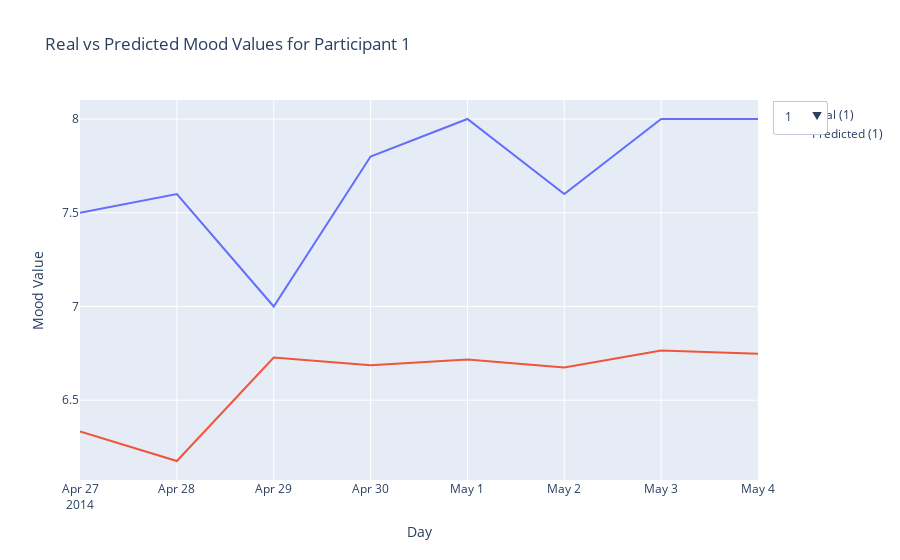

This figure's notebook cell:
### Markdown cell above
### Plot predictions

### Code cell
# Call the function to predict and plot
# predict_and_plot(model, train_loader, train_dataset, target_scaler=scaler_target, show_plot=True, save_html=True, title="train")
predict_and_plot(model, test_loader, test_dataset, target_scaler=scaler_target, show_plot=True, save_html=True, title="test")

### Figure 1 — Plotly figure (JSON) as saved in the notebook; plotly's stock layout.template omitted (floating-point values rounded to 4 significant figures)
{"data": [{"mode": "lines", "name": "Real (1)", "type": "scatter", "visible": true, "x": ["2014-04-27", "2014-04-28", "2014-04-29", "2014-04-30", "2014-05-01", "2014-05-02", "2014-05-03", "2014-05-04"], "y": [7.5, 7.6, 7, 7.8, 8, 7.6, 8, 8]}, {"mode": "lines", "name": "Predicted (1)", "type": "scatter", "visible": true, "x": ["2014-04-27", "2014-04-28", "2014-04-29", "2014-04-30", "2014-05-01", "2014-05-02", "2014-05-03", "2014-05-04"], "y": [6.333, 6.176, 6.728, 6.686, 6.717, 6.675, 6.765, 6.748]}, {"mode": "lines", "name": "Real (2)", "type": "scatter", "visible": false, "x": ["2014-04-17", "2014-04-18", "2014-04-19", "2014-04-20", "2014-04-21", "2014-04-22", "2014-04-23", "2014-04-24", "2014-04-25"], "y": [6.5, 6.5, 5.667, 5, 5.5, 5.667, 5.5, 7, 9]}, {"mode": "lines", "name": "Predicted (2)", "type": "scatter", "visible": false, "x": ["2014-04-17", "2014-04-18", "2014-04-19", "2014-04-20", "2014-04-21", "2014-04-22", "2014-04-23", "2014-04-24", "2014-04-25"], "y": [6.425, 5.022, 5.783, 5.254, 5.214, 5.306, 5.732, 6.101, 4.722]}, {"mode": "lines", "name": "Real (3)", "type": "scatter", "visible": false, "x": ["2014-04-28", "2014-04-29", "2014-04-30", "2014-05-01", "2014-05-02", "2014-05-03", "2014-05-04", "2014-05-05", "2014-05-06", "2014-05-07"], "y": [7, 7.2, 7, 7.2, 7.6, 7.75, 7.4, 7.25, 7.458, 7.667]}, {"mode": "lines", "name": "Predicted (3)", "type": "scatter", "visible": false, "x": ["2014-04-28", "2014-04-29", "2014-04-30", "2014-05-01", "2014-05-02", "2014-05-03", "2014-05-04", "2014-05-05", "2014-05-06", "2014-05-07"], "y": [6.071, 6.89, 6.873, 6.785, 6.892, 7.011, 6.954, 6.809, 6.762, 6.682]}, {"mode": "lines", "name": "Real (5)", "type": "scatter", "visible": false, "x": ["2014-04-25", "2014-04-26", "2014-04-27", "2014-04-28", "2014-04-29", "2014-04-30", "2014-05-01", "2014-05-02", "2014-05-03", "2014-05-04", "2014-05-05"], "y": [7.2, 7.8, 7.4, 7, 6.8, 7, 6.8, 7, 6.75, 7, 6.333]}, {"mode": "lines", "name": "Predicted (5)", "type": "scatter", "visible": false, "x": ["2014-04-25", "2014-04-26", "2014-04-27", "2014-04-28", "2014-04-29", "2014-04-30", "2014-05-01", "2014-05-02", "2014-05-03", "2014-05-04", "2014-05-05"], "y": [6.773, 6.859, 6.96, 6.836, 6.818, 6.795, 6.854, 6.847, 6.567, 6.621, 6.947]}, {"mode": "lines", "name": "Real (6)", "type": "scatter", "visible": false, "x": ["2014-04-29", "2014-04-30", "2014-05-01", "2014-05-02", "2014-05-03", "2014-05-04", "2014-05-05", "2014-05-06", "2014-05-07", "2014-05-08"], "y": [7.25, 6.8, 8, 7.2, 6.25, 7.6, 7, 6.875, 6.75, 7]}, {"mode": "lines", "name": "Predicted (6)", "type": "scatter", "visible": false, "x": ["2014-04-29", "2014-04-30", "2014-05-01", "2014-05-02", "2014-05-03", "2014-05-04", "2014-05-05", "2014-05-06", "2014-05-07", "2014-05-08"], "y": [6.666, 6.987, 6.93, 7.003, 6.947, 6.83, 6.876, 6.846, 6.884, 6.826]}, {"mode": "lines", "name": "Real (7)", "type": "scatter", "visible": false, "x": ["2014-04-26", "2014-04-27", "2014-04-28", "2014-04-29", "2014-04-30", "2014-05-01", "2014-05-02", "2014-05-03", "2014-05-04", "2014-05-05"], "y": [5.4, 6, 6.75, 5, 5, 5, 6.2, 5.667, 8, 5.5]}, {"mode": "lines", "name": "Predicted (7)", "type": "scatter", "visible": false, "x": ["2014-04-26", "2014-04-27", "2014-04-28", "2014-04-29", "2014-04-30", "2014-05-01", "2014-05-02", "2014-05-03", "2014-05-04", "2014-05-05"], "y": [6.753, 6.748, 6.797, 7.009, 6.379, 6.637, 6.654, 6.914, 6.783, 6.898]}, {"mode": "lines", "name": "Real (8)", "type": "scatter", "visible": false, "x": ["2014-04-23", "2014-04-24", "2014-04-25", "2014-04-26", "2014-04-27", "2014-04-28", "2014-04-29", "2014-04-30", "2014-05-01", "2014-05-02", "2014-05-03", "2014-05-04", "2014-05-05"], "y": [5.6, 6.667, 6.333, 6, 6, 5.8, 5.75, 6.667, 7, 7.2, 7.4, 6.8, 6.667]}, {"mode": "lines", "name": "Predicted (8)", "type": "scatter", "visible": false, "x": ["2014-04-23", "2014-04-24", "2014-04-25", "2014-04-26", "2014-04-27", "2014-04-28", "2014-04-29", "2014-04-30", "2014-05-01", "2014-05-02", "2014-05-03", "2014-05-04", "2014-05-05"], "y": [6.752, 6.97, 7.041, 7.017, 6.864, 6.77, 6.893, 6.846, 7.005, 7.07, 7.0, 7.036, 6.968]}, {"mode": "lines", "name": "Real (9)", "type": "scatter", "visible": false, "x": ["2014-04-26", "2014-04-27", "2014-04-28", "2014-04-29", "2014-04-30", "2014-05-01", "2014-05-02", "2014-05-03", "2014-05-04", "2014-05-05"], "y": [8, 6.25, 6.6, 6.75, 7, 7.5, 7.6, 7.75, 6.6, 6]}, {"mode": "lines", "name": "Predicted (9)", "type": "scatter", "visible": false, "x": ["2014-04-26", "2014-04-27", "2014-04-28", "2014-04-29", "2014-04-30", "2014-05-01", "2014-05-02", "2014-05-03", "2014-05-04", "2014-05-05"], "y": [6.859, 7.041, 6.922, 6.974, 6.956, 6.969, 6.978, 6.978, 6.992, 6.983]}, {"mode": "lines", "name": "Real (12)", "type": "scatter", "visible": false, "x": ["2014-04-28", "2014-04-29", "2014-04-30", "2014-05-01", "2014-05-02", "2014-05-03", "2014-05-04", "2014-05-05"], "y": [6.6, 6, 6.25, 6.2, 5.5, 5.6, 4.8, 6]}, {"mode": "lines", "name": "Predicted (12)", "type": "scatter", "visible": false, "x": ["2014-04-28", "2014-04-29", "2014-04-30", "2014-05-01", "2014-05-02", "2014-05-03", "2014-05-04", "2014-05-05"], "y": [6.924, 6.937, 7.033, 7.047, 7.003, 7.047, 6.974, 6.949]}, {"mode": "lines", "name": "Real (13)", "type": "scatter", "visible": false, "x": ["2014-04-24", "2014-04-25", "2014-04-26", "2014-04-27", "2014-04-28", "2014-04-29", "2014-04-30", "2014-05-01", "2014-05-02", "2014-05-03", "2014-05-04"], "y": [7.667, 7.75, 8.8, 8, 8.167, 8.5, 7.833, 8.333, 8, 7.25, 8]}, {"mode": "lines", "name": "Predicted (13)", "type": "scatter", "visible": false, "x": ["2014-04-24", "2014-04-25", "2014-04-26", "2014-04-27", "2014-04-28", "2014-04-29", "2014-04-30", "2014-05-01", "2014-05-02", "2014-05-03", "2014-05-04"], "y": [6.991, 7.086, 7.1, 7.074, 7.098, 7.058, 7.083, 7.061, 7.083, 7.063, 7.064]}, {"mode": "lines", "name": "Real (14)", "type": "scatter", "visible": false, "x": ["2014-04-26", "2014-04-27", "2014-04-28", "2014-04-29", "2014-04-30", "2014-05-01", "2014-05-02", "2014-05-03", "2014-05-04", "2014-05-05"], "y": [8, 7.667, 7.444, 7.222, 7, 6, 6.667, 6.8, 6.8, 7]}, {"mode": "lines", "name": "Predicted (14)", "type": "scatter", "visible": false, "x": ["2014-04-26", "2014-04-27", "2014-04-28", "2014-04-29", "2014-04-30", "2014-05-01", "2014-05-02", "2014-05-03", "2014-05-04", "2014-05-05"], "y": [7.041, 7.045, 7.029, 7.038, 7.047, 7.073, 7.038, 7.043, 7.032, 7.009]}, {"mode": "lines", "name": "Real (15)", "type": "scatter", "visible": false, "x": ["2014-04-27", "2014-04-28", "2014-04-29", "2014-04-30", "2014-05-01", "2014-05-02", "2014-05-03", "2014-05-04", "2014-05-05", "2014-05-06", "2014-05-07", "2014-05-08"], "y": [7, 7, 7, 6, 6.6, 7, 6.8, 7, 7, 7, 7, 7]}, {"mode": "lines", "name": "Predicted (15)", "type": "scatter", "visible": false, "x": ["2014-04-27", "2014-04-28", "2014-04-29", "2014-04-30", "2014-05-01", "2014-05-02", "2014-05-03", "2014-05-04", "2014-05-05", "2014-05-06", "2014-05-07", "2014-05-08"], "y": [7.001, 7.042, 7.062, 7.041, 6.989, 6.916, 7.017, 7.018, 7.005, 7.067, 7.074, 7.009]}, {"mode": "lines", "name": "Real (16)", "type": "scatter", "visible": false, "x": ["2014-04-25", "2014-04-26", "2014-04-27", "2014-04-28", "2014-04-29", "2014-04-30", "2014-05-01", "2014-05-02", "2014-05-03", "2014-05-04", "2014-05-05"], "y": [7.2, 6.75, 7.2, 8, 7, 7, 7, 8, 7.5, 7, 7.333]}, {"mode": "lines", "name": "Predicted (16)", "type": "scatter", "visible": false, "x": ["2014-04-25", "2014-04-26", "2014-04-27", "2014-04-28", "2014-04-29", "2014-04-30", "2014-05-01", "2014-05-02", "2014-05-03", "2014-05-04", "2014-05-05"], "y": [7.05, 6.965, 7.073, 7.066, 7.082, 7.047, 7.068, 7.058, 7.095, 7.081, 7.057]}, {"mode": "lines", "name": "Real (17)", "type": "scatter", "visible": false, "x": ["2014-04-23", "2014-04-24", "2014-04-25", "2014-04-26", "2014-04-27", "2014-04-28", "2014-04-29", "2014-04-30", "2014-05-01", "2014-05-02", "2014-05-03", "2014-05-04", "2014-05-05"], "y": [7.25, 7.2, 7.2, 8, 7.2, 6.75, 7, 7, 8, 7, 7.25, 7.375, 7.5]}, {"mode": "lines", "name": "Predicted (17)", "type": "scatter", "visible": false, "x": ["2014-04-23", "2014-04-24", "2014-04-25", "2014-04-26", "2014-04-27", "2014-04-28", "2014-04-29", "2014-04-30", "2014-05-01", "2014-05-02", "2014-05-03", "2014-05-04", "2014-05-05"], "y": [7.083, 7.107, 7.064, 7.105, 7.106, 7.105, 7.074, 7.1, 7.111, 6.923, 7.111, 7.007, 7.062]}, {"mode": "lines", "name": "Real (19)", "type": "scatter", "visible": false, "x": ["2014-04-26", "2014-04-27", "2014-04-28", "2014-04-29", "2014-04-30", "2014-05-01", "2014-05-02", "2014-05-03", "2014-05-04", "2014-05-05"], "y": [7.75, 6.333, 6.4, 7.2, 7, 6.8, 7.8, 7.4, 6.6, 7]}, {"mode": "lines", "name": "Predicted (19)", "type": "scatter", "visible": false, "x": ["2014-04-26", "2014-04-27", "2014-04-28", "2014-04-29", "2014-04-30", "2014-05-01", "2014-05-02", "2014-05-03", "2014-05-04", "2014-05-05"], "y": [7.101, 7.122, 7.037, 7.089, 7.066, 7.097, 7.092, 7.119, 7.108, 7.072]}, {"mode": "lines", "name": "Real (20)", "type": "scatter", "visible": false, "x": ["2014-04-26", "2014-04-27", "2014-04-28", "2014-04-29", "2014-04-30", "2014-05-01", "2014-05-02", "2014-05-03", "2014-05-04", "2014-05-05"], "y": [7, 6.8, 6.8, 7.25, 7, 7, 7.2, 6.75, 7.333, 7]}, {"mode": "lines", "name": "Predicted (20)", "type": "scatter", "visible": false, "x": ["2014-04-26", "2014-04-27", "2014-04-28", "2014-04-29", "2014-04-30", "2014-05-01", "2014-05-02", "2014-05-03", "2014-05-04", "2014-05-05"], "y": [7.062, 7.075, 7.017, 7.051, 7.054, 7.052, 7.05, 7.037, 7.049, 7.065]}, {"mode": "lines", "name": "Real (23)", "type": "scatter", "visible": false, "x": ["2014-04-23", "2014-04-24", "2014-04-25", "2014-04-26", "2014-04-27", "2014-04-28", "2014-04-29", "2014-04-30"], "y": [7, 7.4, 7.8, 7.5, 7, 7.6, 7.4, 9]}, {"mode": "lines", "name": "Predicted (23)", "type": "scatter", "visible": false, "x": ["2014-04-23", "2014-04-24", "2014-04-25", "2014-04-26", "2014-04-27", "2014-04-28", "2014-04-29", "2014-04-30"], "y": [7.018, 7.091, 7.102, 7.114, 7.119, 7.119, 7.003, 7.128]}, {"mode": "lines", "name": "Real (24)", "type": "scatter", "visible": false, "x": ["2014-05-28", "2014-05-29", "2014-05-30", "2014-05-31", "2014-06-01", "2014-06-02", "2014-06-03", "2014-06-04", "2014-06-05", "2014-06-06", "2014-06-07", "2014-06-08"], "y": [6.6, 7, 7.4, 7, 6.833, 6.75, 7.8, 7, 7, 7.5, 8, 6.5]}, {"mode": "lines", "name": "Predicted (24)", "type": "scatter", "visible": false, "x": ["2014-05-28", "2014-05-29", "2014-05-30", "2014-05-31", "2014-06-01", "2014-06-02", "2014-06-03", "2014-06-04", "2014-06-05", "2014-06-06", "2014-06-07", "2014-06-08"], "y": [7.114, 7.09, 7.076, 7.117, 7.119, 7.072, 7.103, 7.087, 7.109, 7.112, 7.121, 7.081]}, {"mode": "lines", "name": "Real (25)", "type": "scatter", "visible": false, "x": ["2014-05-02", "2014-05-03", "2014-05-04", "2014-05-05", "2014-05-06", "2014-05-07", "2014-05-08"], "y": [6.5, 6.4, 7.2, 6.667, 6.733, 6.8, 7]}, {"mode": "lines", "name": "Predicted (25)", "type": "scatter", "visible": false, "x": ["2014-05-02", "2014-05-03", "2014-05-04", "2014-05-05", "2014-05-06", "2014-05-07", "2014-05-08"], "y": [7.052, 7.073, 7.056, 7.118, 7.045, 6.977, 7.033]}, {"mode": "lines", "name": "Real (26)", "type": "scatter", "visible": false, "x": ["2014-05-17", "2014-05-18", "2014-05-19", "2014-05-20", "2014-05-21", "2014-05-22", "2014-05-23", "2014-05-24", "2014-05-25", "2014-05-26", "2014-05-27", "2014-05-28", "2014-05-29", "2014-05-30"], "y": [7.4, 7.2, 7.4, 7.6, 7, 6.6, 6.2, 7.6, 8, 7.2, 5.8, 5.4, 7.4, 6.4]}, {"mode": "lines", "name": "Predicted (26)", "type": "scatter", "visible": false, "x": ["2014-05-17", "2014-05-18", "2014-05-19", "2014-05-20", "2014-05-21", "2014-05-22", "2014-05-23", "2014-05-24", "2014-05-25", "2014-05-26", "2014-05-27", "2014-05-28", "2014-05-29", "2014-05-30"], "y": [7.083, 7.106, 7.084, 7.098, 7.08, 7.106, 7.088, 7.087, 7.108, 7.103, 7.097, 6.999, 7.034, 7.08]}, {"mode": "lines", "name": "Real (27)", "type": "scatter", "visible": false, "x": ["2014-05-07", "2014-05-08", "2014-05-09", "2014-05-10", "2014-05-11", "2014-05-12", "2014-05-13", "2014-05-14", "2014-05-15"], "y": [7.8, 7, 6.4, 6.6, 7, 7.8, 6.8, 7.5, 7]}, {"mode": "lines", "name": "Predicted (27)", "type": "scatter", "visible": false, "x": ["2014-05-07", "2014-05-08", "2014-05-09", "2014-05-10", "2014-05-11", "2014-05-12", "2014-05-13", "2014-05-14", "2014-05-15"], "y": [7.037, 7.099, 7.095, 7.092, 7.088, 7.079, 7.106, 7.088, 7.105]}, {"mode": "lines", "name": "Real (28)", "type": "scatter", "visible": false, "x": ["2014-05-01", "2014-05-02", "2014-05-03", "2014-05-04", "2014-05-05", "2014-05-06", "2014-05-07", "2014-05-08"], "y": [6.4, 6.8, 7.4, 6.8, 7, 6.667, 6.333, 6.5]}, {"mode": "lines", "name": "Predicted (28)", "type": "scatter", "visible": false, "x": ["2014-05-01", "2014-05-02", "2014-05-03", "2014-05-04", "2014-05-05", "2014-05-06", "2014-05-07", "2014-05-08"], "y": [7.105, 7.066, 7.09, 7.1, 7.083, 7.114, 7.088, 7.013]}, {"mode": "lines", "name": "Real (29)", "type": "scatter", "visible": false, "x": ["2014-05-07", "2014-05-08", "2014-05-09", "2014-05-10", "2014-05-11", "2014-05-12", "2014-05-13", "2014-05-14", "2014-05-15"], "y": [7.8, 7.8, 7.4, 7, 7, 7.6, 8.2, 7.6, 6]}, {"mode": "lines", "name": "Predicted (29)", "type": "scatter", "visible": false, "x": ["2014-05-07", "2014-05-08", "2014-05-09", "2014-05-10", "2014-05-11", "2014-05-12", "2014-05-13", "2014-05-14", "2014-05-15"], "y": [7.08, 7.09, 7.095, 7.1, 7.075, 7.05, 7.081, 7.09, 7.089]}, {"mode": "lines", "name": "Real (30)", "type": "scatter", "visible": false, "x": ["2014-04-26", "2014-04-27", "2014-04-28", "2014-04-29", "2014-04-30", "2014-05-01", "2014-05-02", "2014-05-03", "2014-05-04", "2014-05-05"], "y": [7.8, 7.8, 8, 8, 7.8, 8.2, 8, 7.8, 7.8, 8]}, {"mode": "lines", "name": "Predicted (30)", "type": "scatter", "visible": false, "x": ["2014-04-26", "2014-04-27", "2014-04-28", "2014-04-29", "2014-04-30", "2014-05-01", "2014-05-02", "2014-05-03", "2014-05-04", "2014-05-05"], "y": [7.039, 7.121, 7.119, 7.114, 7.116, 7.112, 7.115, 7.126, 7.108, 7.102]}, {"mode": "lines", "name": "Real (31)", "type": "scatter", "visible": false, "x": ["2014-05-07", "2014-05-08", "2014-05-09", "2014-05-10", "2014-05-11", "2014-05-12", "2014-05-13", "2014-05-14", "2014-05-15"], "y": [6.75, 7, 7, 7.333, 7, 7, 7, 7, 7]}, {"mode": "lines", "name": "Predicted (31)", "type": "scatter", "visible": false, "x": ["2014-05-07", "2014-05-08", "2014-05-09", "2014-05-10", "2014-05-11", "2014-05-12", "2014-05-13", "2014-05-14", "2014-05-15"], "y": [7.102, 7.102, 7.113, 7.11, 7.116, 7.108, 7.119, 7.12, 7.121]}, {"mode": "lines", "name": "Real (32)", "type": "scatter", "visible": false, "x": ["2014-05-04", "2014-05-05", "2014-05-06", "2014-05-07", "2014-05-08", "2014-05-09", "2014-05-10", "2014-05-11", "2014-05-12"], "y": [8.667, 7, 6.5, 6, 6, 7.75, 7.25, 7.2, 7.2]}, {"mode": "lines", "name": "Predicted (32)", "type": "scatter", "visible": false, "x": ["2014-05-04", "2014-05-05", "2014-05-06", "2014-05-07", "2014-05-08", "2014-05-09", "2014-05-10", "2014-05-11", "2014-05-12"], "y": [7.118, 7.122, 7.102, 7.09, 7.052, 7.061, 7.114, 7.111, 7.098]}, {"mode": "lines", "name": "Real (33)", "type": "scatter", "visible": false, "x": ["2014-05-22", "2014-05-23", "2014-05-24", "2014-05-25", "2014-05-26", "2014-05-27", "2014-05-28", "2014-05-29", "2014-05-30", "2014-05-31"], "y": [5.75, 5.833, 6.4, 6.25, 5.4, 6.2, 8.2, 7, 6.8, 7]}, {"mode": "lines", "name": "Predicted (33)", "type": "scatter", "visible": false, "x": ["2014-05-22", "2014-05-23", "2014-05-24", "2014-05-25", "2014-05-26", "2014-05-27", "2014-05-28", "2014-05-29", "2014-05-30", "2014-05-31"], "y": [7.091, 7.094, 7.051, 7.061, 7.104, 7.06, 7.067, 7.112, 7.099, 7.09]}], "layout": {"title": {"text": "Real vs Predicted Mood Values for Participant 1"}, "updatemenus": [{"active": 0, "buttons": [{"args": [{"visible": [true, true, false, false, false, false, false, false, false, false, false, false, false, false, false, false, false, false, false, false, false, false, false, false, false, false, false, false, false, false, false, false, false, false, false, false, false, false, false, false, false, false, false, false, false, false, false, false, false, false, false, false, false, false]}, {"title": "Real vs Predicted Mood Values for Participant 1", "xaxis": {"title": "Day"}, "yaxis": {"title": "Mood Value"}}], "label": "1", "method": "update"}, {"args": [{"visible": [false, false, true, true, false, false, false, false, false, false, false, false, false, false, false, false, false, false, false, false, false, false, false, false, false, false, false, false, false, false, false, false, false, false, false, false, false, false, false, false, false, false, false, false, false, false, false, false, false, false, false, false, false, false]}, {"title": "Real vs Predicted Mood Values for Participant 2", "xaxis": {"title": "Day"}, "yaxis": {"title": "Mood Value"}}], "label": "2", "method": "update"}, {"args": [{"visible": [false, false, false, false, true, true, false, false, false, false, false, false, false, false, false, false, false, false, false, false, false, false, false, false, false, false, false, false, false, false, false, false, false, false, false, false, false, false, false, false, false, false, false, false, false, false, false, false, false, false, false, false, false, false]}, {"title": "Real vs Predicted Mood Values for Participant 3", "xaxis": {"title": "Day"}, "yaxis": {"title": "Mood Value"}}], "label": "3", "method": "update"}, {"args": [{"visible": [false, false, false, false, false, false, true, true, false, false, false, false, false, false, false, false, false, false, false, false, false, false, false, false, false, false, false, false, false, false, false, false, false, false, false, false, false, false, false, false, false, false, false, false, false, false, false, false, false, false, false, false, false, false]}, {"title": "Real vs Predicted Mood Values for Participant 5", "xaxis": {"title": "Day"}, "yaxis": {"title": "Mood Value"}}], "label": "5", "method": "update"}, {"args": [{"visible": [false, false, false, false, false, false, false, false, true, true, false, false, false, false, false, false, false, false, false, false, false, false, false, false, false, false, false, false, false, false, false, false, false, false, false, false, false, false, false, false, false, false, false, false, false, false, false, false, false, false, false, false, false, false]}, {"title": "Real vs Predicted Mood Values for Participant 6", "xaxis": {"title": "Day"}, "yaxis": {"title": "Mood Value"}}], "label": "6", "method": "update"}, {"args": [{"visible": [false, false, false, false, false, false, false, false, false, false, true, true, false, false, false, false, false, false, false, false, false, false, false, false, false, false, false, false, false, false, false, false, false, false, false, false, false, false, false, false, false, false, false, false, false, false, false, false, false, false, false, false, false, false]}, {"title": "Real vs Predicted Mood Values for Participant 7", "xaxis": {"title": "Day"}, "yaxis": {"title": "Mood Value"}}], "label": "7", "method": "update"}, {"args": [{"visible": [false, false, false, false, false, false, false, false, false, false, false, false, true, true, false, false, false, false, false, false, false, false, false, false, false, false, false, false, false, false, false, false, false, false, false, false, false, false, false, false, false, false, false, false, false, false, false, false, false, false, false, false, false, false]}, {"title": "Real vs Predicted Mood Values for Participant 8", "xaxis": {"title": "Day"}, "yaxis": {"title": "Mood Value"}}], "label": "8", "method": "update"}, {"args": [{"visible": [false, false, false, false, false, false, false, false, false, false, false, false, false, false, true, true, false, false, false, false, false, false, false, false, false, false, false, false, false, false, false, false, false, false, false, false, false, false, false, false, false, false, false, false, false, false, false, false, false, false, false, false, false, false]}, {"title": "Real vs Predicted Mood Values for Participant 9", "xaxis": {"title": "Day"}, "yaxis": {"title": "Mood Value"}}], "label": "9", "method": "update"}, {"args": [{"visible": [false, false, false, false, false, false, false, false, false, false, false, false, false, false, false, false, true, true, false, false, false, false, false, false, false, false, false, false, false, false, false, false, false, false, false, false, false, false, false, false, false, false, false, false, false, false, false, false, false, false, false, false, false, false]}, {"title": "Real vs Predicted Mood Values for Participant 12", "xaxis": {"title": "Day"}, "yaxis": {"title": "Mood Value"}}], "label": "12", "method": "update"}, {"args": [{"visible": [false, false, false, false, false, false, false, false, false, false, false, false, false, false, false, false, false, false, true, true, false, false, false, false, false, false, false, false, false, false, false, false, false, false, false, false, false, false, false, false, false, false, false, false, false, false, false, false, false, false, false, false, false, false]}, {"title": "Real vs Predicted Mood Values for Participant 13", "xaxis": {"title": "Day"}, "yaxis": {"title": "Mood Value"}}], "label": "13", "method": "update"}, {"args": [{"visible": [false, false, false, false, false, false, false, false, false, false, false, false, false, false, false, false, false, false, false, false, true, true, false, false, false, false, false, false, false, false, false, false, false, false, false, false, false, false, false, false, false, false, false, false, false, false, false, false, false, false, false, false, false, false]}, {"title": "Real vs Predicted Mood Values for Participant 14", "xaxis": {"title": "Day"}, "yaxis": {"title": "Mood Value"}}], "label": "14", "method": "update"}, {"args": [{"visible": [false, false, false, false, false, false, false, false, false, false, false, false, false, false, false, false, false, false, false, false, false, false, true, true, false, false, false, false, false, false, false, false, false, false, false, false, false, false, false, false, false, false, false, false, false, false, false, false, false, false, false, false, false, false]}, {"title": "Real vs Predicted Mood Values for Participant 15", "xaxis": {"title": "Day"}, "yaxis": {"title": "Mood Value"}}], "label": "15", "method": "update"}, {"args": [{"visible": [false, false, false, false, false, false, false, false, false, false, false, false, false, false, false, false, false, false, false, false, false, false, false, false, true, true, false, false, false, false, false, false, false, false, false, false, false, false, false, false, false, false, false, false, false, false, false, false, false, false, false, false, false, false]}, {"title": "Real vs Predicted Mood Values for Participant 16", "xaxis": {"title": "Day"}, "yaxis": {"title": "Mood Value"}}], "label": "16", "method": "update"}, {"args": [{"visible": [false, false, false, false, false, false, false, false, false, false, false, false, false, false, false, false, false, false, false, false, false, false, false, false, false, false, true, true, false, false, false, false, false, false, false, false, false, false, false, false, false, false, false, false, false, false, false, false, false, false, false, false, false, false]}, {"title": "Real vs Predicted Mood Values for Participant 17", "xaxis": {"title": "Day"}, "yaxis": {"title": "Mood Value"}}], "label": "17", "method": "update"}, {"args": [{"visible": [false, false, false, false, false, false, false, false, false, false, false, false, false, false, false, false, false, false, false, false, false, false, false, false, false, false, false, false, true, true, false, false, false, false, false, false, false, false, false, false, false, false, false, false, false, false, false, false, false, false, false, false, false, false]}, {"title": "Real vs Predicted Mood Values for Participant 19", "xaxis": {"title": "Day"}, "yaxis": {"title": "Mood Value"}}], "label": "19", "method": "update"}, {"args": [{"visible": [false, false, false, false, false, false, false, false, false, false, false, false, false, false, false, false, false, false, false, false, false, false, false, false, false, false, false, false, false, false, true, true, false, false, false, false, false, false, false, false, false, false, false, false, false, false, false, false, false, false, false, false, false, false]}, {"title": "Real vs Predicted Mood Values for Participant 20", "xaxis": {"title": "Day"}, "yaxis": {"title": "Mood Value"}}], "label": "20", "method": "update"}, {"args": [{"visible": [false, false, false, false, false, false, false, false, false, false, false, false, false, false, false, false, false, false, false, false, false, false, false, false, false, false, false, false, false, false, false, false, true, true, false, false, false, false, false, false, false, false, false, false, false, false, false, false, false, false, false, false, false, false]}, {"title": "Real vs Predicted Mood Values for Participant 23", "xaxis": {"title": "Day"}, "yaxis": {"title": "Mood Value"}}], "label": "23", "method": "update"}, {"args": [{"visible": [false, false, false, false, false, false, false, false, false, false, false, false, false, false, false, false, false, false, false, false, false, false, false, false, false, false, false, false, false, false, false, false, false, false, true, true, false, false, false, false, false, false, false, false, false, false, false, false, false, false, false, false, false, false]}, {"title": "Real vs Predicted Mood Values for Participant 24", "xaxis": {"title": "Day"}, "yaxis": {"title": "Mood Value"}}], "label": "24", "method": "update"}, {"args": [{"visible": [false, false, false, false, false, false, false, false, false, false, false, false, false, false, false, false, false, false, false, false, false, false, false, false, false, false, false, false, false, false, false, false, false, false, false, false, true, true, false, false, false, false, false, false, false, false, false, false, false, false, false, false, false, false]}, {"title": "Real vs Predicted Mood Values for Participant 25", "xaxis": {"title": "Day"}, "yaxis": {"title": "Mood Value"}}], "label": "25", "method": "update"}, {"args": [{"visible": [false, false, false, false, false, false, false, false, false, false, false, false, false, false, false, false, false, false, false, false, false, false, false, false, false, false, false, false, false, false, false, false, false, false, false, false, false, false, true, true, false, false, false, false, false, false, false, false, false, false, false, false, false, false]}, {"title": "Real vs Predicted Mood Values for Participant 26", "xaxis": {"title": "Day"}, "yaxis": {"title": "Mood Value"}}], "label": "26", "method": "update"}, {"args": [{"visible": [false, false, false, false, false, false, false, false, false, false, false, false, false, false, false, false, false, false, false, false, false, false, false, false, false, false, false, false, false, false, false, false, false, false, false, false, false, false, false, false, true, true, false, false, false, false, false, false, false, false, false, false, false, false]}, {"title": "Real vs Predicted Mood Values for Participant 27", "xaxis": {"title": "Day"}, "yaxis": {"title": "Mood Value"}}], "label": "27", "method": "update"}, {"args": [{"visible": [false, false, false, false, false, false, false, false, false, false, false, false, false, false, false, false, false, false, false, false, false, false, false, false, false, false, false, false, false, false, false, false, false, false, false, false, false, false, false, false, false, false, true, true, false, false, false, false, false, false, false, false, false, false]}, {"title": "Real vs Predicted Mood Values for Participant 28", "xaxis": {"title": "Day"}, "yaxis": {"title": "Mood Value"}}], "label": "28", "method": "update"}, {"args": [{"visible": [false, false, false, false, false, false, false, false, false, false, false, false, false, false, false, false, false, false, false, false, false, false, false, false, false, false, false, false, false, false, false, false, false, false, false, false, false, false, false, false, false, false, false, false, true, true, false, false, false, false, false, false, false, false]}, {"title": "Real vs Predicted Mood Values for Participant 29", "xaxis": {"title": "Day"}, "yaxis": {"title": "Mood Value"}}], "label": "29", "method": "update"}, {"args": [{"visible": [false, false, false, false, false, false, false, false, false, false, false, false, false, false, false, false, false, false, false, false, false, false, false, false, false, false, false, false, false, false, false, false, false, false, false, false, false, false, false, false, false, false, false, false, false, false, true, true, false, false, false, false, false, false]}, {"title": "Real vs Predicted Mood Values for Participant 30", "xaxis": {"title": "Day"}, "yaxis": {"title": "Mood Value"}}], "label": "30", "method": "update"}, {"args": [{"visible": [false, false, false, false, false, false, false, false, false, false, false, false, false, false, false, false, false, false, false, false, false, false, false, false, false, false, false, false, false, false, false, false, false, false, false, false, false, false, false, false, false, false, false, false, false, false, false, false, true, true, false, false, false, false]}, {"title": "Real vs Predicted Mood Values for Participant 31", "xaxis": {"title": "Day"}, "yaxis": {"title": "Mood Value"}}], "label": "31", "method": "update"}, {"args": [{"visible": [false, false, false, false, false, false, false, false, false, false, false, false, false, false, false, false, false, false, false, false, false, false, false, false, false, false, false, false, false, false, false, false, false, false, false, false, false, false, false, false, false, false, false, false, false, false, false, false, false, false, true, true, false, false]}, {"title": "Real vs Predicted Mood Values for Participant 32", "xaxis": {"title": "Day"}, "yaxis": {"title": "Mood Value"}}], "label": "32", "method": "update"}, {"args": [{"visible": [false, false, false, false, false, false, false, false, false, false, false, false, false, false, false, false, false, false, false, false, false, false, false, false, false, false, false, false, false, false, false, false, false, false, false, false, false, false, false, false, false, false, false, false, false, false, false, false, false, false, false, false, true, true]}, {"title": "Real vs Predicted Mood Values for Participant 33", "xaxis": {"title": "Day"}, "yaxis": {"title": "Mood Value"}}], "label": "33", "method": "update"}], "showactive": true, "x": 1.1, "y": 1}], "xaxis": {"title": {"text": "Day"}}, "yaxis": {"title": {"text": "Mood Value"}}}}
